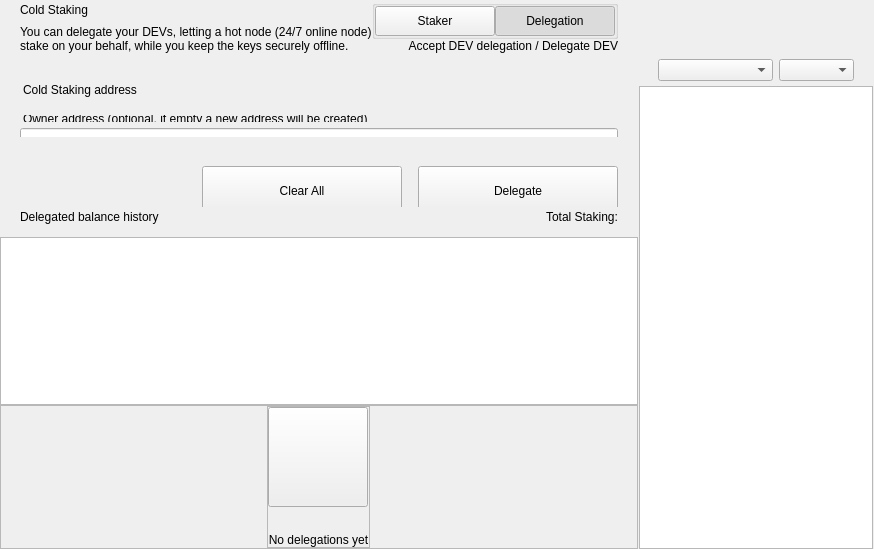
<?xml version="1.0" encoding="UTF-8"?>
<ui version="4.0">
 <class>ColdStakingWidget</class>
 <widget class="QWidget" name="ColdStakingWidget">
  <property name="geometry">
   <rect>
    <x>0</x>
    <y>0</y>
    <width>629</width>
    <height>549</height>
   </rect>
  </property>
  <property name="windowTitle">
   <string>Form</string>
  </property>
  <layout class="QHBoxLayout" name="horizontalLayout_1" stretch="2,1">
   <property name="spacing">
    <number>0</number>
   </property>
   <property name="leftMargin">
    <number>0</number>
   </property>
   <property name="topMargin">
    <number>0</number>
   </property>
   <property name="rightMargin">
    <number>0</number>
   </property>
   <property name="bottomMargin">
    <number>0</number>
   </property>
   <item>
    <widget class="QWidget" name="left" native="true">
     <layout class="QVBoxLayout" name="verticalLayout_3">
      <property name="leftMargin">
       <number>0</number>
      </property>
      <property name="topMargin">
       <number>0</number>
      </property>
      <property name="rightMargin">
       <number>0</number>
      </property>
      <property name="bottomMargin">
       <number>0</number>
      </property>
      <item>
       <layout class="QVBoxLayout" name="verticalLayout_2">
        <property name="spacing">
         <number>0</number>
        </property>
        <item>
         <layout class="QVBoxLayout" name="verticalLayoutTop">
          <property name="spacing">
           <number>0</number>
          </property>
          <property name="leftMargin">
           <number>0</number>
          </property>
          <property name="rightMargin">
           <number>0</number>
          </property>
          <item>
           <widget class="QWidget" name="containerTitle" native="true">
            <property name="sizePolicy">
             <sizepolicy hsizetype="Preferred" vsizetype="Minimum">
              <horstretch>0</horstretch>
              <verstretch>0</verstretch>
             </sizepolicy>
            </property>
            <property name="maximumSize">
             <size>
              <width>16777215</width>
              <height>100</height>
             </size>
            </property>
            <layout class="QHBoxLayout" name="containerTitleLayout">
             <property name="spacing">
              <number>0</number>
             </property>
             <property name="leftMargin">
              <number>20</number>
             </property>
             <property name="topMargin">
              <number>0</number>
             </property>
             <property name="rightMargin">
              <number>20</number>
             </property>
             <property name="bottomMargin">
              <number>0</number>
             </property>
             <item>
              <layout class="QVBoxLayout" name="verticalLayout11">
               <property name="spacing">
                <number>5</number>
               </property>
               <item>
                <widget class="QLabel" name="labelTitle">
                 <property name="text">
                  <string>Cold Staking</string>
                 </property>
                </widget>
               </item>
               <item>
                <widget class="QLabel" name="labelSubtitle1">
                 <property name="maximumSize">
                  <size>
                   <width>16777215</width>
                   <height>16777215</height>
                  </size>
                 </property>
                 <property name="text">
                  <string>You can delegate your DEVs, letting a hot node (24/7 online node)
stake on your behalf, while you keep the keys securely offline.</string>
                 </property>
                </widget>
               </item>
              </layout>
             </item>
             <item>
              <spacer name="horizontalSpacer">
               <property name="orientation">
                <enum>Qt::Horizontal</enum>
               </property>
               <property name="sizeHint" stdset="0">
                <size>
                 <width>40</width>
                 <height>20</height>
                </size>
               </property>
              </spacer>
             </item>
             <item>
              <widget class="QWidget" name="containerViewPrivacyChecks" native="true">
               <layout class="QVBoxLayout" name="containerPrivacyChecks">
                <property name="spacing">
                 <number>0</number>
                </property>
                <property name="leftMargin">
                 <number>0</number>
                </property>
                <property name="topMargin">
                 <number>0</number>
                </property>
                <property name="rightMargin">
                 <number>0</number>
                </property>
                <property name="bottomMargin">
                 <number>0</number>
                </property>
                <item alignment="Qt::AlignHCenter|Qt::AlignVCenter">
                 <widget class="QGroupBox" name="groupBox">
                  <property name="title">
                   <string/>
                  </property>
                  <layout class="QHBoxLayout" name="horizontalLayout_2_1">
                   <property name="spacing">
                    <number>0</number>
                   </property>
                   <property name="leftMargin">
                    <number>0</number>
                   </property>
                   <property name="topMargin">
                    <number>0</number>
                   </property>
                   <property name="rightMargin">
                    <number>0</number>
                   </property>
                   <property name="bottomMargin">
                    <number>0</number>
                   </property>
                   <item>
                    <widget class="QPushButton" name="pushLeft">
                     <property name="minimumSize">
                      <size>
                       <width>120</width>
                       <height>30</height>
                      </size>
                     </property>
                     <property name="maximumSize">
                      <size>
                       <width>120</width>
                       <height>30</height>
                      </size>
                     </property>
                     <property name="focusPolicy">
                      <enum>Qt::NoFocus</enum>
                     </property>
                     <property name="text">
                      <string>Staker</string>
                     </property>
                     <property name="checkable">
                      <bool>true</bool>
                     </property>
                     <property name="autoExclusive">
                      <bool>true</bool>
                     </property>
                    </widget>
                   </item>
                   <item>
                    <widget class="QPushButton" name="pushRight">
                     <property name="minimumSize">
                      <size>
                       <width>120</width>
                       <height>30</height>
                      </size>
                     </property>
                     <property name="maximumSize">
                      <size>
                       <width>120</width>
                       <height>30</height>
                      </size>
                     </property>
                     <property name="focusPolicy">
                      <enum>Qt::NoFocus</enum>
                     </property>
                     <property name="text">
                      <string>Delegation</string>
                     </property>
                     <property name="checkable">
                      <bool>true</bool>
                     </property>
                     <property name="checked">
                      <bool>true</bool>
                     </property>
                     <property name="autoExclusive">
                      <bool>true</bool>
                     </property>
                    </widget>
                   </item>
                  </layout>
                 </widget>
                </item>
                <item alignment="Qt::AlignTop">
                 <widget class="QLabel" name="labelSubtitle2">
                  <property name="text">
                   <string>Accept DEV delegation / Delegate DEV</string>
                  </property>
                  <property name="alignment">
                   <set>Qt::AlignRight|Qt::AlignTrailing|Qt::AlignVCenter</set>
                  </property>
                 </widget>
                </item>
               </layout>
              </widget>
             </item>
            </layout>
           </widget>
          </item>
          <item>
           <spacer name="verticalSpacer_2">
            <property name="orientation">
             <enum>Qt::Vertical</enum>
            </property>
            <property name="sizeType">
             <enum>QSizePolicy::Fixed</enum>
            </property>
            <property name="sizeHint" stdset="0">
             <size>
              <width>20</width>
              <height>30</height>
             </size>
            </property>
           </spacer>
          </item>
          <item>
           <widget class="QWidget" name="containerSend" native="true">
            <property name="minimumSize">
             <size>
              <width>0</width>
              <height>50</height>
             </size>
            </property>
            <layout class="QVBoxLayout" name="containerSendRow">
             <property name="spacing">
              <number>6</number>
             </property>
             <property name="leftMargin">
              <number>0</number>
             </property>
             <property name="topMargin">
              <number>0</number>
             </property>
             <property name="rightMargin">
              <number>0</number>
             </property>
             <property name="bottomMargin">
              <number>0</number>
             </property>
             <item>
              <widget class="QLabel" name="labelEditTitle">
               <property name="maximumSize">
                <size>
                 <width>16777215</width>
                 <height>30</height>
                </size>
               </property>
               <property name="styleSheet">
                <string notr="true">padding-left:20px; padding-bottom:3px;</string>
               </property>
               <property name="text">
                <string>Cold Staking address</string>
               </property>
              </widget>
             </item>
             <item>
              <spacer name="verticalSpacer_6">
               <property name="orientation">
                <enum>Qt::Vertical</enum>
               </property>
               <property name="sizeType">
                <enum>QSizePolicy::Fixed</enum>
               </property>
               <property name="sizeHint" stdset="0">
                <size>
                 <width>20</width>
                 <height>9</height>
                </size>
               </property>
              </spacer>
             </item>
             <item>
              <widget class="QWidget" name="containerOwner" native="true">
               <layout class="QVBoxLayout" name="vContainerOwner">
                <property name="spacing">
                 <number>4</number>
                </property>
                <property name="leftMargin">
                 <number>20</number>
                </property>
                <property name="topMargin">
                 <number>0</number>
                </property>
                <property name="rightMargin">
                 <number>20</number>
                </property>
                <property name="bottomMargin">
                 <number>0</number>
                </property>
                <item>
                 <widget class="QLabel" name="labelSubtitleDescription">
                  <property name="maximumSize">
                   <size>
                    <width>16777215</width>
                    <height>20</height>
                   </size>
                  </property>
                  <property name="styleSheet">
                   <string notr="true">margin-bottom:2px;
                   margin-left:0.05px;
                   padding:0px;</string>
                  </property>
                  <property name="text">
                   <string>Owner address (optional, if empty a new address will be created)</string>
                  </property>
                 </widget>
                </item>
                <item>
                 <widget class="QLineEdit" name="lineEditOwnerAddress">
                  <property name="minimumSize">
                   <size>
                    <width>0</width>
                    <height>50</height>
                   </size>
                  </property>
                  <property name="maximumSize">
                   <size>
                    <width>16777215</width>
                    <height>50</height>
                   </size>
                  </property>
                  <property name="styleSheet">
                   <string notr="true"/>
                  </property>
                  <property name="placeholderText">
                   <string>Enter owner address</string>
                  </property>
                 </widget>
                </item>
               </layout>
              </widget>
             </item>
            </layout>
           </widget>
          </item>
         </layout>
        </item>
        <item>
         <spacer name="verticalSpacer_3">
          <property name="orientation">
           <enum>Qt::Vertical</enum>
          </property>
          <property name="sizeType">
           <enum>QSizePolicy::Minimum</enum>
          </property>
          <property name="sizeHint" stdset="0">
           <size>
            <width>20</width>
            <height>20</height>
           </size>
          </property>
         </spacer>
        </item>
        <item>
         <widget class="QWidget" name="containerBtn" native="true">
          <property name="minimumSize">
           <size>
            <width>0</width>
            <height>50</height>
           </size>
          </property>
          <layout class="QHBoxLayout" name="horizontalLayout">
           <property name="rightMargin">
            <number>20</number>
           </property>
           <item>
            <spacer name="horizontalSpacer_2">
             <property name="orientation">
              <enum>Qt::Horizontal</enum>
             </property>
             <property name="sizeHint" stdset="0">
              <size>
               <width>200</width>
               <height>20</height>
              </size>
             </property>
            </spacer>
           </item>
           <item>
            <layout class="QHBoxLayout" name="horizontalLayout_7">
             <item>
              <spacer name="horizontalSpacer_3">
               <property name="orientation">
                <enum>Qt::Horizontal</enum>
               </property>
               <property name="sizeType">
                <enum>QSizePolicy::Expanding</enum>
               </property>
               <property name="sizeHint" stdset="0">
                <size>
                 <width>40</width>
                 <height>20</height>
                </size>
               </property>
              </spacer>
             </item>
             <item>
              <widget class="QPushButton" name="pushButtonClear">
               <property name="minimumSize">
                <size>
                 <width>200</width>
                 <height>50</height>
                </size>
               </property>
               <property name="focusPolicy">
                <enum>Qt::NoFocus</enum>
               </property>
               <property name="text">
                <string>Clear All</string>
               </property>
              </widget>
             </item>
             <item>
              <spacer name="horizontalSpacer_4">
               <property name="orientation">
                <enum>Qt::Horizontal</enum>
               </property>
               <property name="sizeType">
                <enum>QSizePolicy::Fixed</enum>
               </property>
               <property name="sizeHint" stdset="0">
                <size>
                 <width>10</width>
                 <height>20</height>
                </size>
               </property>
              </spacer>
             </item>
             <item>
              <widget class="QPushButton" name="pushButtonSend">
               <property name="minimumSize">
                <size>
                 <width>200</width>
                 <height>50</height>
                </size>
               </property>
               <property name="maximumSize">
                <size>
                 <width>200</width>
                 <height>50</height>
                </size>
               </property>
               <property name="focusPolicy">
                <enum>Qt::NoFocus</enum>
               </property>
               <property name="text">
                <string>Delegate</string>
               </property>
              </widget>
             </item>
            </layout>
           </item>
          </layout>
         </widget>
        </item>
        <item>
         <widget class="QWidget" name="containerHistoryLabel" native="true">
          <layout class="QHBoxLayout" name="horizontalLayout_4">
           <property name="spacing">
            <number>0</number>
           </property>
           <property name="leftMargin">
            <number>20</number>
           </property>
           <property name="topMargin">
            <number>0</number>
           </property>
           <property name="rightMargin">
            <number>20</number>
           </property>
           <property name="bottomMargin">
            <number>0</number>
           </property>
           <item>
            <widget class="QWidget" name="verticalWidget" native="true">
             <property name="minimumSize">
              <size>
               <width>100</width>
               <height>0</height>
              </size>
             </property>
             <layout class="QVBoxLayout" name="verticalLayout_58">
              <property name="leftMargin">
               <number>0</number>
              </property>
              <property name="topMargin">
               <number>0</number>
              </property>
              <property name="rightMargin">
               <number>0</number>
              </property>
              <property name="bottomMargin">
               <number>0</number>
              </property>
              <item>
               <widget class="QLabel" name="labelListHistory">
                <property name="text">
                 <string>Delegated balance history</string>
                </property>
               </widget>
              </item>
             </layout>
            </widget>
           </item>
           <item>
            <spacer name="horizontalSpacer_5">
             <property name="orientation">
              <enum>Qt::Horizontal</enum>
             </property>
             <property name="sizeHint" stdset="0">
              <size>
               <width>40</width>
               <height>20</height>
              </size>
             </property>
            </spacer>
           </item>
           <item>
            <widget class="QLabel" name="labelStakingTotal">
             <property name="text">
              <string>Total Staking:</string>
             </property>
            </widget>
           </item>
          </layout>
         </widget>
        </item>
        <item>
         <layout class="QVBoxLayout" name="verticalLayout_64">
          <property name="spacing">
           <number>0</number>
          </property>
          <item>
           <spacer name="verticalSpacer_44">
            <property name="orientation">
             <enum>Qt::Vertical</enum>
            </property>
            <property name="sizeType">
             <enum>QSizePolicy::Fixed</enum>
            </property>
            <property name="sizeHint" stdset="0">
             <size>
              <width>20</width>
              <height>10</height>
             </size>
            </property>
           </spacer>
          </item>
          <item>
           <widget class="QListView" name="listView">
            <property name="enabled">
             <bool>true</bool>
            </property>
            <property name="mouseTracking">
             <bool>true</bool>
            </property>
           </widget>
          </item>
          <item>
           <widget class="QFrame" name="emptyContainer">
            <property name="minimumSize">
             <size>
              <width>0</width>
              <height>100</height>
             </size>
            </property>
            <property name="frameShape">
             <enum>QFrame::StyledPanel</enum>
            </property>
            <property name="frameShadow">
             <enum>QFrame::Raised</enum>
            </property>
            <layout class="QVBoxLayout" name="verticalLayout_71" stretch="1,8">
             <property name="spacing">
              <number>0</number>
             </property>
             <property name="leftMargin">
              <number>0</number>
             </property>
             <property name="topMargin">
              <number>0</number>
             </property>
             <property name="rightMargin">
              <number>0</number>
             </property>
             <property name="bottomMargin">
              <number>0</number>
             </property>
             <item>
              <spacer name="verticalSpacer">
               <property name="orientation">
                <enum>Qt::Vertical</enum>
               </property>
               <property name="sizeHint" stdset="0">
                <size>
                 <width>20</width>
                 <height>20</height>
                </size>
               </property>
              </spacer>
             </item>
             <item alignment="Qt::AlignHCenter|Qt::AlignVCenter">
              <widget class="QFrame" name="emptyScreen">
               <property name="sizePolicy">
                <sizepolicy hsizetype="Expanding" vsizetype="Expanding">
                 <horstretch>0</horstretch>
                 <verstretch>0</verstretch>
                </sizepolicy>
               </property>
               <property name="frameShape">
                <enum>QFrame::StyledPanel</enum>
               </property>
               <property name="frameShadow">
                <enum>QFrame::Raised</enum>
               </property>
               <layout class="QVBoxLayout" name="verticalLayout">
                <property name="spacing">
                 <number>30</number>
                </property>
                <property name="leftMargin">
                 <number>0</number>
                </property>
                <property name="topMargin">
                 <number>0</number>
                </property>
                <property name="rightMargin">
                 <number>0</number>
                </property>
                <property name="bottomMargin">
                 <number>0</number>
                </property>
                <item alignment="Qt::AlignHCenter|Qt::AlignVCenter">
                 <widget class="QPushButton" name="pushImgEmpty">
                  <property name="minimumSize">
                   <size>
                    <width>100</width>
                    <height>100</height>
                   </size>
                  </property>
                  <property name="maximumSize">
                   <size>
                    <width>100</width>
                    <height>100</height>
                   </size>
                  </property>
                  <property name="focusPolicy">
                   <enum>Qt::NoFocus</enum>
                  </property>
                  <property name="text">
                   <string/>
                  </property>
                  <property name="iconSize">
                   <size>
                    <width>100</width>
                    <height>100</height>
                   </size>
                  </property>
                 </widget>
                </item>
                <item alignment="Qt::AlignHCenter|Qt::AlignVCenter">
                 <widget class="QLabel" name="labelEmpty">
                  <property name="styleSheet">
                   <string notr="true"/>
                  </property>
                  <property name="text">
                   <string>No delegations yet</string>
                  </property>
                  <property name="alignment">
                   <set>Qt::AlignCenter</set>
                  </property>
                 </widget>
                </item>
               </layout>
              </widget>
             </item>
            </layout>
           </widget>
          </item>
         </layout>
        </item>
       </layout>
      </item>
     </layout>
    </widget>
   </item>
   <item>
    <widget class="QWidget" name="right" native="true">
     <layout class="QVBoxLayout" name="rightContainer">
      <property name="spacing">
       <number>0</number>
      </property>
      <property name="leftMargin">
       <number>1</number>
      </property>
      <property name="topMargin">
       <number>0</number>
      </property>
      <property name="rightMargin">
       <number>1</number>
      </property>
      <property name="bottomMargin">
       <number>0</number>
      </property>
      <item>
       <widget class="QWidget" name="containerRightButtons" native="true">
        <property name="minimumSize">
         <size>
          <width>0</width>
          <height>50</height>
         </size>
        </property>
        <layout class="QVBoxLayout" name="verticalLayout_4">
         <property name="leftMargin">
          <number>19</number>
         </property>
         <property name="topMargin">
          <number>0</number>
         </property>
         <property name="rightMargin">
          <number>19</number>
         </property>
         <property name="bottomMargin">
          <number>0</number>
         </property>
         <item>
          <widget class="OptionButton" name="btnCoinControl" native="true">
           <property name="minimumSize">
            <size>
             <width>0</width>
             <height>0</height>
            </size>
           </property>
          </widget>
         </item>
         <item>
          <widget class="OptionButton" name="btnColdStaking" native="true"/>
         </item>
         <item>
          <widget class="OptionButton" name="btnMyStakingAddresses" native="true">
           <property name="sizePolicy">
            <sizepolicy hsizetype="Preferred" vsizetype="Minimum">
             <horstretch>0</horstretch>
             <verstretch>0</verstretch>
            </sizepolicy>
           </property>
          </widget>
         </item>
        </layout>
       </widget>
      </item>
      <item>
       <widget class="QWidget" name="sortWidget" native="true">
        <layout class="QHBoxLayout" name="horizontalLayout_6">
         <property name="leftMargin">
          <number>19</number>
         </property>
         <property name="rightMargin">
          <number>19</number>
         </property>
         <property name="bottomMargin">
          <number>5</number>
         </property>
         <item>
          <spacer name="horizontalSpacer_6">
           <property name="orientation">
            <enum>Qt::Horizontal</enum>
           </property>
           <property name="sizeHint" stdset="0">
            <size>
             <width>40</width>
             <height>20</height>
            </size>
           </property>
          </spacer>
         </item>
         <item>
          <widget class="QComboBox" name="comboBoxSort">
           <property name="sizePolicy">
            <sizepolicy hsizetype="Preferred" vsizetype="Fixed">
             <horstretch>0</horstretch>
             <verstretch>0</verstretch>
            </sizepolicy>
           </property>
           <property name="minimumSize">
            <size>
             <width>115</width>
             <height>0</height>
            </size>
           </property>
          </widget>
         </item>
         <item>
          <widget class="QComboBox" name="comboBoxSortOrder">
           <property name="sizePolicy">
            <sizepolicy hsizetype="Preferred" vsizetype="Fixed">
             <horstretch>0</horstretch>
             <verstretch>0</verstretch>
            </sizepolicy>
           </property>
           <property name="minimumSize">
            <size>
             <width>75</width>
             <height>0</height>
            </size>
           </property>
          </widget>
         </item>
        </layout>
       </widget>
      </item>
      <item>
       <widget class="QListView" name="listViewStakingAddress">
        <property name="enabled">
         <bool>true</bool>
        </property>
        <property name="mouseTracking">
         <bool>true</bool>
        </property>
       </widget>
      </item>
     </layout>
    </widget>
   </item>
  </layout>
 </widget>
 <customwidgets>
  <customwidget>
   <class>OptionButton</class>
   <extends>QWidget</extends>
   <header>qt/deviant/optionbutton.h</header>
   <container>1</container>
  </customwidget>
 </customwidgets>
 <resources/>
 <connections/>
</ui>
